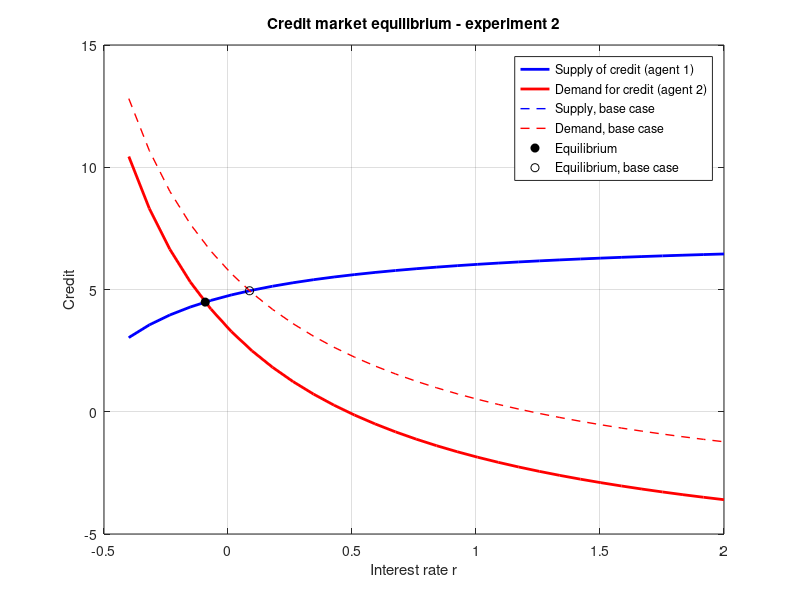
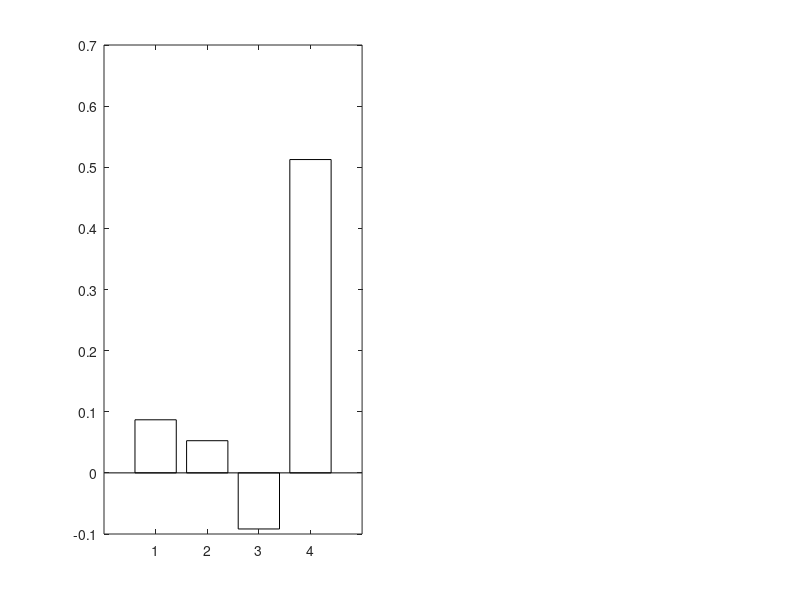

Here is the MATLAB script that generated these plots, in order: (Note: this script raises an error after producing the figures.)
% Exercise 1 (b) - agent 1 lender, agent 2 borrower
clear; close all; clc;

experiment = 2; % <- put experiment number (1 to 3)
% 1. beta increases for the borrower to 0.95
% 2. income of borrower in period 1 increases to 15
% 3. income of lender in period 2 increases to 15

% Base case (Part a)
beta_0 = [0.95; 0.90];
w1_0   = [15; 10];
w2_0   = [5; 20];

if experiment == 1
    beta = [0.95; 0.95];
    w1   = [15; 10];
    w2   = [5; 20];
elseif experiment ==2
    beta = [0.95; 0.90];
    w1   = [15; 15];
    w2   = [5; 20];
elseif experiment == 3
    beta = [0.95; 0.90];
    w1   = [15; 10];
    w2   = [15; 20];
end

% Same for the base case
a_0 = beta_0.*w1_0./(1+beta_0);
b_0 = w2_0./(1+beta_0);
r_0 = sum(b_0)/sum(a_0) - 1;
credit_0 = a_0(1) - b_0(1)/(1+r_0);

% Equilibrium interest rate
a = beta.*w1./(1+beta);
b = w2./(1+beta);
r = sum(b)/sum(a) - 1;

% Optimal consumption
c_today    = (w1 + w2./(1+r)) ./ (1+beta);
c_tomorrow = beta./(1+beta) .* ((1+r).*w1 + w2);

% Saving and credit
s      = w1 - c_today;
credit = s(1);
debt   = -s(2);

% Autarky rates
r_aut = b./a - 1;

% Supply and demand of credit
r_grid = linspace(-0.4,2,30);
supply = a(1) - b(1)./(1+r_grid);          % saving of the lender
demand = -(a(2) - b(2)./(1+r_grid));       % borrowing of the borrower

supply_0 = a_0(1) - b_0(1)./(1+r_grid);    % base case
demand_0 = -(a_0(2) - b_0(2)./(1+r_grid));

figure
plot(r_grid, supply, 'b', 'LineWidth', 2)
hold on
plot(r_grid, demand, 'r', 'LineWidth', 2)
plot(r_grid, supply_0, 'b--', 'LineWidth', 1)
plot(r_grid, demand_0, 'r--', 'LineWidth', 1)
plot(r, credit, 'ko', 'MarkerFaceColor', 'k')
plot(r_0, credit_0, 'ko')
xlabel('Interest rate r')
ylabel('Credit')
legend('Supply of credit (agent 1)', 'Demand for credit (agent 2)', ...
       'Supply, base case', 'Demand, base case', 'Equilibrium', 'Equilibrium, base case')
title(sprintf('Credit market equilibrium - experiment %d', experiment))
grid on

% Results
fprintf('r* = %.4f\n', r)
fprintf('Autarky rates: agent 1 = %.4f, agent 2 = %.4f\n', r_aut(1), r_aut(2))
fprintf('Credit supplied by agent 1 = %.4f\n', credit)
fprintf('Debt of agent 2            = %.4f\n', debt)
fprintf('Agent 1: c1 = %.4f, c2 = %.4f\n', c_today(1), c_tomorrow(1))
fprintf('Agent 2: c1 = %.4f, c2 = %.4f\n', c_today(2), c_tomorrow(2))
fprintf('Check, sum of savings = %.2e\n', sum(s))

%% Comparison of the three experiments with the base case

% Experiment 1: beta of the borrower from 0.90 to 0.95
a_B = 0.95*w1_0(2)/(1+0.95);
b_B = w2_0(2)/(1+0.95);
r_1      = (b_0(1) + b_B)/(a_0(1) + a_B) - 1;
credit_1 = a_0(1) - b_0(1)/(1+r_1);

% Experiment 2: income of the borrower in period 1 from 10 to 15
a_B = beta_0(2)*15/(1+beta_0(2));
r_2      = (b_0(1) + b_0(2))/(a_0(1) + a_B) - 1;
credit_2 = a_0(1) - b_0(1)/(1+r_2);

% Experiment 3: income of the lender in period 2 from 5 to 15
b_L = 15/(1+beta_0(1));
r_3      = (b_L + b_0(2))/(a_0(1) + a_0(2)) - 1;
credit_3 = a_0(1) - b_L/(1+r_3);

names = {'Base case', 'Exp. 1', 'Exp. 2', 'Exp. 3'};

% One colour for each case, the same in the two plots
colors = [0.6 0.6 0.6;      % base case: grey
          0.0 0.45 0.74;    % experiment 1: blue
          0.85 0.33 0.10;   % experiment 2: orange
          0.47 0.67 0.19];  % experiment 3: green

figure

subplot(1, 2, 1);
bar_r = bar([r_0, r_1, r_2, r_3], 'FaceColor', 'flat');
bar_r.CData = colors;
set(gca, 'XTickLabel', names);
ylabel('r*');
title('Equilibrium interest rate'); grid on;

subplot(1, 2, 2);
bar_c = bar([credit_0, credit_1, credit_2, credit_3], 'FaceColor', 'flat');
bar_c.CData = colors;
set(gca, 'XTickLabel', names);
ylabel('Credit');
title('Quantity of credit'); grid on;

sgtitle('Base case and the three experiments');

fprintf('\n            r*        credit\n')
fprintf('Base case   %7.4f   %.4f\n', r_0, credit_0)
fprintf('Exp. 1      %7.4f   %.4f\n', r_1, credit_1)
fprintf('Exp. 2      %7.4f   %.4f\n', r_2, credit_2)
fprintf('Exp. 3      %7.4f   %.4f\n', r_3, credit_3)
